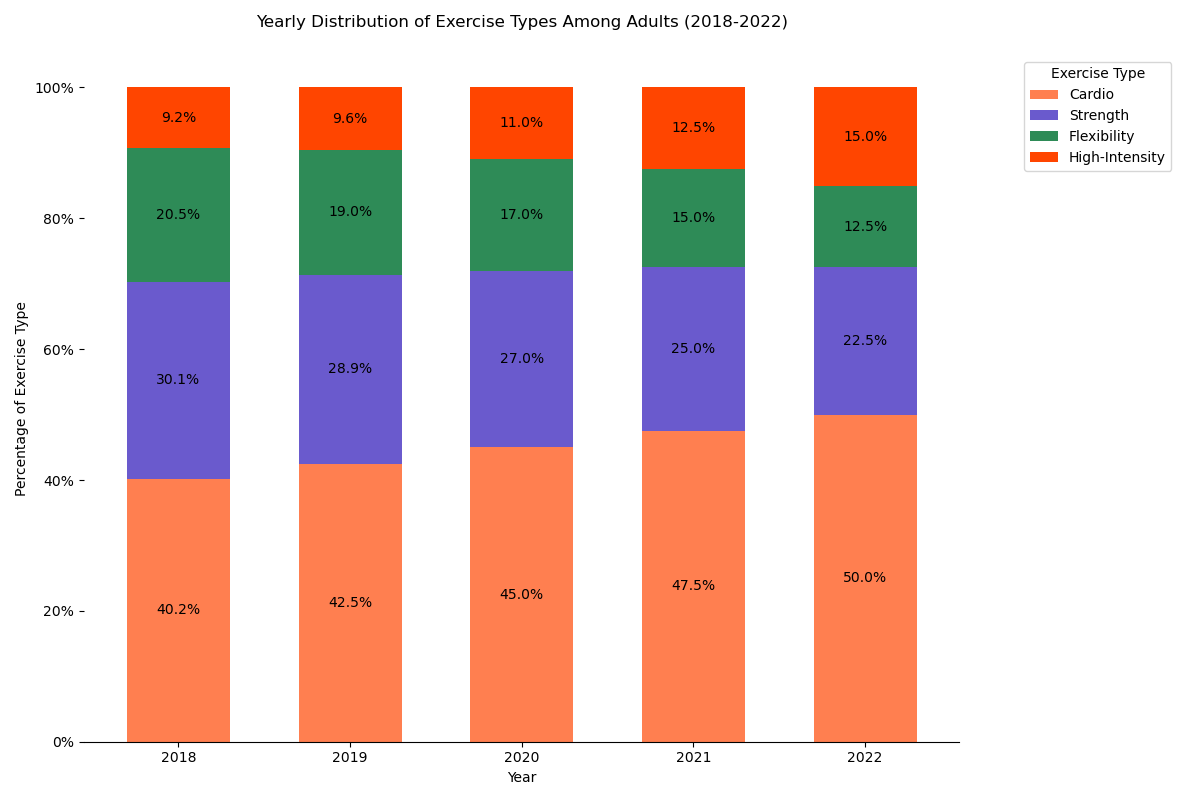

The Python source for this figure:

import pandas as pd
import seaborn as sns
import matplotlib.pyplot as plt
from matplotlib.ticker import FixedFormatter

# Creating the dataframe
data = {
    'Year': ['2018', '2019', '2020', '2021', '2022'],
    'Cardio': [40.2, 42.5, 45.0, 47.5, 50.0],
    'Strength': [30.1, 28.9, 27.0, 25.0, 22.5],
    'Flexibility': [20.5, 19.0, 17.0, 15.0, 12.5],
    'High-Intensity': [9.2, 9.6, 11.0, 12.5, 15.0]
}
df = pd.DataFrame(data)
df.set_index('Year', inplace=True)

# Convert to percentages
df_percentage = df.div(df.sum(axis=1), axis=0) * 100

# Starting the stackplot
fig, ax = plt.subplots(figsize=(12, 8))  # Adjusting the figure size
df_percentage.plot(kind='bar', stacked=True, width=0.6, color=['#FF7F50', '#6A5ACD', '#2E8B57', '#FF4500'], ax=ax)

# Adding the percentage labels on each bar
for c in ax.containers:
    labels = [f'{w:.1f}%' for w in c.datavalues]
    ax.bar_label(c, labels=labels, label_type='center')

ax.set_ylabel('Percentage of Exercise Type')
ax.set_xlabel('Year')
ax.set_title('Yearly Distribution of Exercise Types Among Adults (2018-2022)', pad=20)
ax.yaxis.set_major_formatter(FixedFormatter(['0%', '20%', '40%', '60%', '80%', '100%']))

plt.xticks(rotation=0)
plt.legend(title='Exercise Type', loc='upper right', bbox_to_anchor=(1.25, 1))
sns.despine(left=True)

plt.tight_layout()
plt.show()
